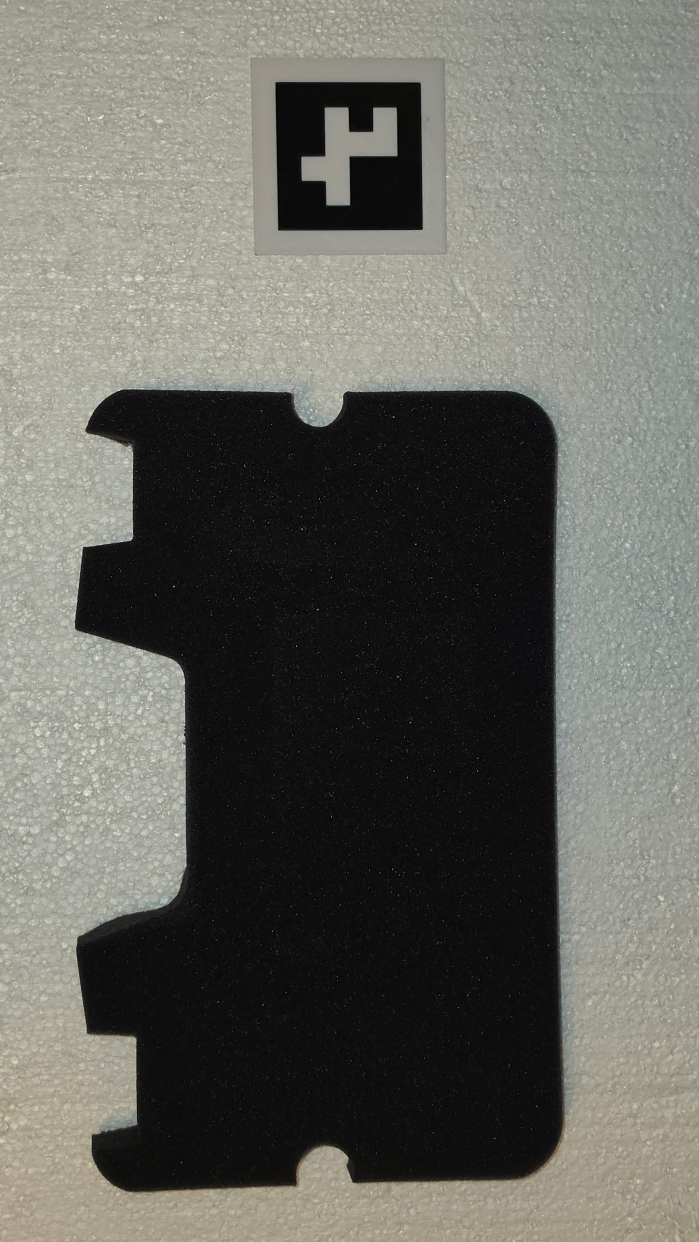
#> input picture 20261025_184410.jpg, 2096 x 3726 px (shown at 1/3 size)
$ python photo_to_outline.py ../20261025_184410.jpg
#> lines starting #> are read from the running program, lines starting #| are printed output that depends on the picture; after the words box and inside, x2 and y2 are one past the last pixel; in counts of white or black regions, pixels touching at a corner belong together; long printed decimals are rounded
#!/usr/bin/env python3
"""Photo -> scaled, straightened, simplified outline (DXF + SVG, mm).

Scale comes from a reference of known size lying flat next to the object:
  'aruco'        a printed ArUco marker (see make_aruco_marker.py). Found automatically, no box needed,
                 and it can also straighten perspective (ARUCO_RECTIFY).
  'half_banana'  100 x 40 mm rectangle
  'credit_card'  85.6 x 53.98 mm (ISO ID-1)
  'dollar_bill'  155.96 x 66.29 mm (US note, 6.14 x 2.61 in)
  'ruler'        two tick marks a known distance apart (see TICK_* below)
  (long_mm, short_mm)  any other rectangle, e.g. REF = (210.0, 148.5)

Usage (marker photo, black square measured at 60.2 mm):
  python photo_to_outline.py my_photo.jpg --aruco-size 60.2
Every SETTINGS value below is a default that a command-line flag overrides; run with -h for the list.
Requires: opencv-python (4.7+ or 5.x, with the aruco module), numpy, scipy, shapely, ezdxf
"""
import os, argparse
import numpy as np, cv2, ezdxf
from scipy.ndimage import binary_fill_holes
from shapely.geometry import Polygon, box
from shapely.ops import unary_union
from shapely import affinity

# ---------------- SETTINGS ----------------
SRC    = 'photo.jpg'
OUTDIR = './out/'
NAME   = 'object'

# --- Scale reference -------------------------------------------------------
REF        = 'aruco'                # 'aruco' | 'half_banana' | 'credit_card' | 'dollar_bill' | 'ruler' | (long_mm, short_mm)

# REF = 'aruco'
ARUCO_DICT      = 'DICT_4X4_50'     # must match the marker you printed
ARUCO_ID        = None              # None = use the largest marker found; or an int to pick one
ARUCO_SIZE_MM   = 60.0              # side of the OUTER BLACK square, measured with calipers after printing
ARUCO_RECTIFY   = True              # straighten perspective so the marker's plane is true top-down

# REF = a rectangle (half_banana / credit_card / dollar_bill / (long, short))
REF_BOX    = None                   # x0, y0, x1, y1 in ORIGINAL pixels around a rectangle reference (not needed for aruco)
REF_DARKER = True                   # True: reference is darker than the background; False: lighter

# REF = 'ruler': x pixels of two ticks TICK_INCHES apart
TICK_A_PX, TICK_B_PX, TICK_INCHES = 180, 1742, 8.0

# --- Segmentation of the object -------------------------------------------
DARK_THRESH = None                  # gray below this = object (dark object, light background). None = automatic (Otsu)
KEEP_BOX    = None                  # x0, y0, x1, y1: only look here. None = whole photo
PAPER_PATCH = None                  # x0, y0, x1, y1 of clean background, for light/shiny parts. None = auto
LIGHT_PARTS_BOX = None              # x0, y0, x1, y1 around light/shiny parts the dark threshold misses (e.g. a metal connector)
LIGHT_DIFF  = 28                    # brightness difference from background that counts as object in that box

# --- Cleanup / output -----------------------------------------------------
SIMPLIFY_MM       = 0.4             # polyline simplification tolerance
CLEARANCE_MM      = 0.4             # per-side print clearance for the nest version
FLATTEN_TOP       = False           # replace a narrow protrusion at the top (e.g. connector) with a rectangle
BODY_MIN_WIDTH_MM = 60              # a slice wider than this counts as body, not the protrusion
# ------------------------------------------

PRESETS = {
    'half_banana': (100.0, 40.0),
    'credit_card': (85.60, 53.98),
    'dollar_bill': (155.96, 66.29),
}

def _box(t):
    return tuple(int(float(v)) for v in t.split(','))

ap = argparse.ArgumentParser(description='Photo -> scaled, straightened, simplified outline (DXF + SVG, mm)')
ap.add_argument('photo', nargs='?', default=SRC, help='input photo')
ap.add_argument('--name', default=None, help='output file prefix (default: the photo file name)')
ap.add_argument('--out', default=OUTDIR, help='output folder')
ap.add_argument('--ref', default=None, help='aruco | half_banana | credit_card | dollar_bill | ruler | LONGxSHORT in mm, e.g. 100x40')
ap.add_argument('--aruco-size', type=float, default=ARUCO_SIZE_MM, help='measured side of the black marker square, mm')
ap.add_argument('--aruco-id', type=int, default=ARUCO_ID, help='marker id to use (default: largest found)')
ap.add_argument('--no-rectify', action='store_true', help='do not straighten perspective using the marker')
ap.add_argument('--ref-box', type=_box, default=REF_BOX, help='x0,y0,x1,y1 around a rectangle reference')
ap.add_argument('--ref-lighter', action='store_true', help='a rectangle reference is lighter than its background')
ap.add_argument('--keep-box', type=_box, default=KEEP_BOX, help='x0,y0,x1,y1: only look for the object here')
ap.add_argument('--dark-thresh', type=int, default=DARK_THRESH, help='gray level below which a pixel is object (default: auto)')
ap.add_argument('--light-box', type=_box, default=LIGHT_PARTS_BOX, help='x0,y0,x1,y1 around light/shiny parts')
ap.add_argument('--paper-patch', type=_box, default=PAPER_PATCH, help='x0,y0,x1,y1 of clean background (with --light-box)')
ap.add_argument('--clearance', type=float, default=CLEARANCE_MM, help='print clearance per side, mm')
ap.add_argument('--simplify', type=float, default=SIMPLIFY_MM, help='simplification tolerance, mm')
ap.add_argument('--flatten-top', action='store_true', help='replace a narrow protrusion at the top with a rectangle')
args = ap.parse_args()

SRC = args.photo
NAME = args.name or os.path.splitext(os.path.basename(SRC))[0]
OUTDIR = args.out if args.out.endswith(('/', '\\')) else args.out + os.sep
if args.ref:
    r = args.ref.lower()
    REF = tuple(float(v) for v in r.split('x')) if 'x' in r and r[0].isdigit() else r
ARUCO_SIZE_MM, ARUCO_ID = args.aruco_size, args.aruco_id
ARUCO_RECTIFY = ARUCO_RECTIFY and not args.no_rectify
REF_BOX, REF_DARKER = args.ref_box, REF_DARKER and not args.ref_lighter
KEEP_BOX, DARK_THRESH = args.keep_box, args.dark_thresh
LIGHT_PARTS_BOX, PAPER_PATCH = args.light_box, args.paper_patch
CLEARANCE_MM, SIMPLIFY_MM = args.clearance, args.simplify
FLATTEN_TOP = FLATTEN_TOP or args.flatten_top

os.makedirs(OUTDIR, exist_ok=True)
im = cv2.imread(SRC)
#> im is the input picture: shape (3726, 2096, 3); mean B, G, R 95.9, 102.5, 102.6
if im is None:
    raise SystemExit('cannot read ' + SRC)
g = cv2.cvtColor(im, cv2.COLOR_BGR2GRAY)
ov = im.copy()
ref_poly = None          # polygon (pixels) covering the reference, masked out of the object


def side_lengths(c):
    return np.array([np.linalg.norm(c[(i + 1) % 4] - c[i]) for i in range(4)])


def find_aruco():
    """Detect the marker in the current grayscale image; return (id, 4x2 float32 corners, clockwise from its top-left)."""
    dic = cv2.aruco.getPredefinedDictionary(getattr(cv2.aruco, ARUCO_DICT))
    params = cv2.aruco.DetectorParameters()
    params.cornerRefinementMethod = cv2.aruco.CORNER_REFINE_SUBPIX   # sub-pixel corners: matters for scale and rectify
    corners, ids, _ = cv2.aruco.ArucoDetector(dic, params).detectMarkers(g)
#> corners = ([[1259.6, 247.3], [1266.9, 688.5], [835.7, 691.6], [826.4, 247.8]],); ids = [7]
    if ids is None or len(ids) == 0:
        raise SystemExit('no ArUco marker found. Is ARUCO_DICT right ("%s")? Is the marker sharp, '
                         'fully in frame, and surrounded by a white border?' % ARUCO_DICT)
    found = [(int(i), c.reshape(4, 2).astype(np.float32)) for i, c in zip(ids.ravel(), corners)]
#> found = [(7, [[1259.6, 247.3], [1266.9, 688.5], [835.7, 691.6], [826.4, 247.8]])]
    print('ArUco ids found:', [f[0] for f in found])
#| ArUco ids found: [7]
    if ARUCO_ID is not None:
        found = [f for f in found if f[0] == ARUCO_ID]
        if not found:
            raise SystemExit('marker id %d not found' % ARUCO_ID)
    return max(found, key=lambda f: cv2.contourArea(f[1]))


# [19 lines left out: function measure_reference, not called in this run]


# ---- scale ----
if REF == 'ruler':
    px_per_mm = (TICK_B_PX - TICK_A_PX) / TICK_INCHES / 25.4
    print('scale from ruler: %.4f px/mm' % px_per_mm)

elif REF == 'aruco':
    mid, mc = find_aruco()
#> mid = 7; mc = [[1259.6, 247.3], [1266.9, 688.5], [835.7, 691.6], [826.4, 247.8]]
    s = side_lengths(mc)
#> s = [441.3, 431.3, 443.9, 433.2]
    spread = (s.max() - s.min()) / s.mean() * 100
#> spread = 2.89
    print('marker id %d: sides %s px, spread %.1f%%' % (mid, np.round(s, 1).tolist(), spread))
#| marker id 7: sides [441.300, 431.300, 443.900, 433.200] px, spread 2.9%
    if ARUCO_RECTIFY:
        # map the 4 corners to a perfect square (same centre, same orientation, same mean size),
        # which removes perspective for everything lying in the marker's plane
        ctr, side = mc.mean(axis=0), s.mean()
#> ctr = [1047.1, 468.8]; side = 437.4
        v = (mc[1] - mc[0]) + (mc[2] - mc[3])
#> v = [16.54, 885.1]
        a = np.arctan2(v[1], v[0])
#> a = 1.55
        R = np.array([[np.cos(a), -np.sin(a)], [np.sin(a), np.cos(a)]])
#> R = [[0.0187, -1], [1, 0.0187]]
        h = side / 2
#> h = 218.7
        tgt = (ctr + np.array([[-h, -h], [h, -h], [h, h], [-h, h]]) @ R.T).astype(np.float32)
#> tgt = [[1261.7, 246], [1269.9, 683.4], [832.6, 691.5], [824.4, 254.2]]
        Hm = cv2.getPerspectiveTransform(mc, tgt)
#> Hm = [[0.98, -0.0103, 6.43], [-0.0207, 0.966, 28.61], [-1.31e-05, -9.43e-06, 1]]
        im = cv2.warpPerspective(im, Hm, (im.shape[1], im.shape[0]), flags=cv2.INTER_LINEAR,
                                 borderMode=cv2.BORDER_REPLICATE)
        g = cv2.cvtColor(im, cv2.COLOR_BGR2GRAY)
        ov = im.copy()
        cv2.imwrite(OUTDIR + NAME + '_rectified.jpg', im)
        mid, mc = find_aruco()                       # re-measure on the straightened image
#| ArUco ids found: [7]
#> mc = [[1261.7, 246], [1270, 683.3], [832.6, 691.6], [824.4, 254.3]]
        s = side_lengths(mc)
#> s = [437.4, 437.5, 437.3, 437.4]
        spread2 = (s.max() - s.min()) / s.mean() * 100
#> spread2 = 0.0422
        print('after rectify: sides spread %.2f%% (was %.1f%%)' % (spread2, spread))
#| after rectify: sides spread 0.04% (was 2.9%)
        if spread2 > 0.5:
            print('WARNING: marker still not square after rectify (%.2f%%) - marker may be curled or blurry.' % spread2)
    elif spread > 2:
        print('WARNING: marker sides differ by %.1f%% - the photo has perspective. Set ARUCO_RECTIFY = True.' % spread)
    px_per_mm = s.mean() / ARUCO_SIZE_MM
#> px_per_mm = 7.29
    print('scale from marker: %.4f px/mm (marker %.2f mm)' % (px_per_mm, ARUCO_SIZE_MM))
#| scale from marker: 7.2902 px/mm (marker 60.00 mm)
    cv2.polylines(ov, [mc.astype(np.int32).reshape(-1, 1, 2)], True, (255, 0, 0), 4)
    c0 = mc.mean(axis=0)
#> c0 = [1047.2, 468.8]
    ref_poly = (c0 + (mc - c0) * 1.8).astype(np.int32)   # marker plus its white quiet zone
#> ref_poly = [[1433, 67], [1448, 854], [660, 869], [646, 82]]

else:
    long_mm, short_mm = PRESETS[REF] if isinstance(REF, str) else REF
    s_long, s_short, lp, sp = measure_reference(long_mm, short_mm)
    px_per_mm = s_long                       # the long side has the smaller relative error
    diff = abs(s_long - s_short) / s_long * 100
    print('reference %.1f x %.1f px -> %.4f px/mm (long), %.4f px/mm (short), mismatch %.1f%%'
          % (lp, sp, s_long, s_short, diff))
    if diff > 2:
        print('WARNING: long and short sides disagree by >2 percent - the box may include a shadow or '
              'another object, or the reference is not a flat rectangle of the size you chose.')

# ---- segment the object ----
Hi, Wi = g.shape
x0, y0, x1, y1 = KEEP_BOX if KEEP_BOX else (0, 0, Wi, Hi)
valid = np.zeros_like(g, bool); valid[y0:y1, x0:x1] = True      # where to look...
excl = np.zeros_like(g, np.uint8)                               # ...except on the reference itself
if REF == 'aruco':
    cv2.fillConvexPoly(excl, ref_poly.reshape(-1, 1, 2), 1)
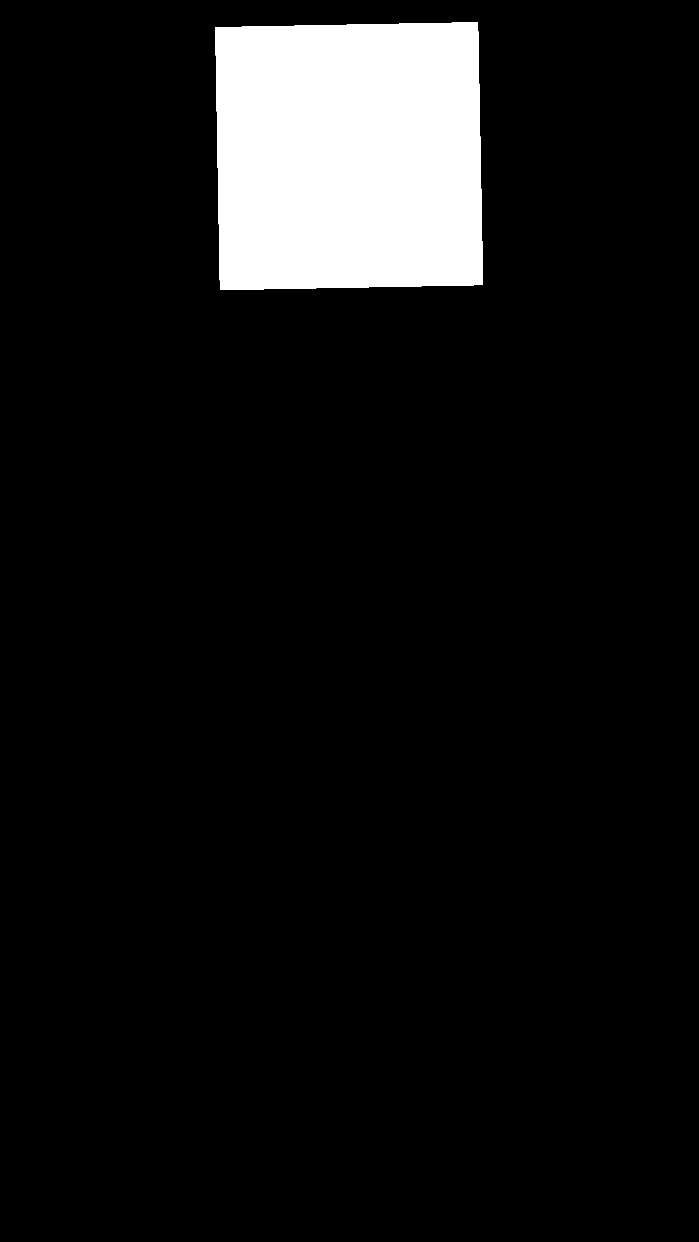
#> excl: shape (3726, 2096) (shown at 1/3 size); values 0 (black) and 1 (white), 8% white; 1 white region, box (x1, y1, x2, y2) and area: (646, 67, 1449, 870) 621556
elif REF != 'ruler':
    rx0, ry0, rx1, ry1 = REF_BOX; excl[ry0:ry1, rx0:rx1] = 1
valid &= (excl == 0)
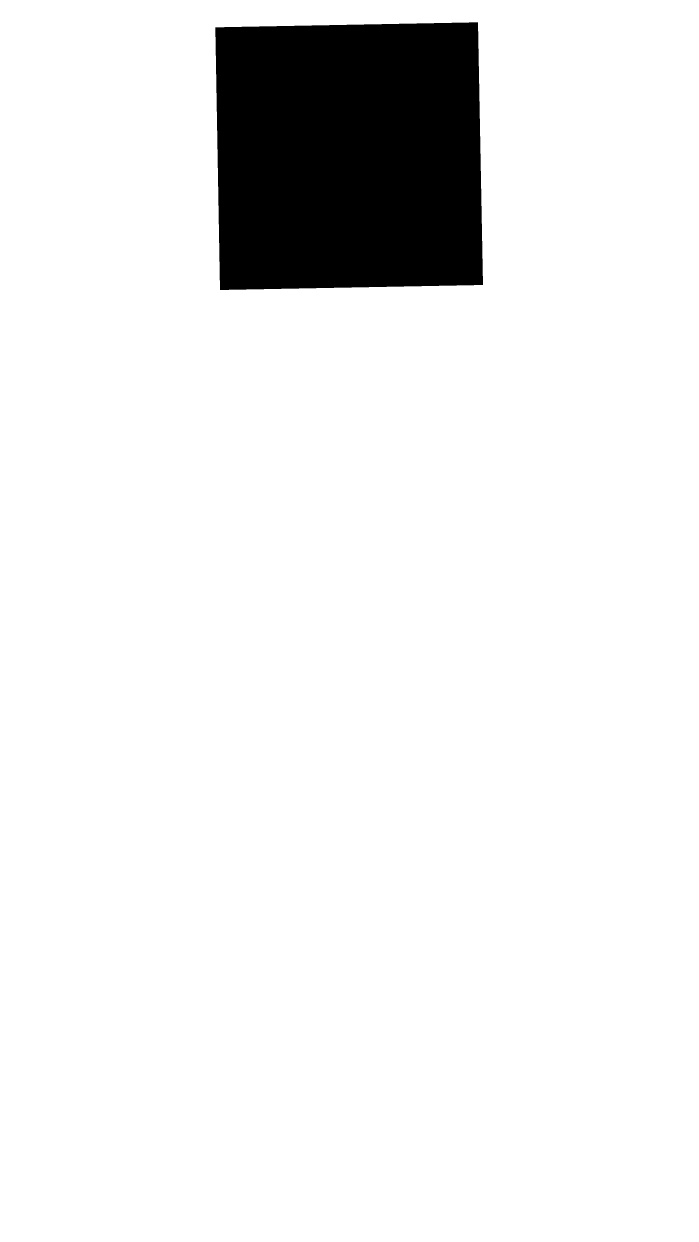
#> valid: shape (3726, 2096) bool (shown at 1/3 size); 92% white; 1 black region, box (x1, y1, x2, y2) and area: (646, 67, 1449, 870) 621556


def otsu(values):
    p = np.bincount(values, minlength=256).astype(float); p /= p.sum()
#> after `p = np.bincount(values, minlength=256).astype(float)`: p = 256 values, max 703304 at index 14, min 0 at index 0, mean 28078.7
#> after `p /= p.sum()`: p = 256 values, max 0.0978 at index 14, min 0 at index 0, mean 0.00391
    w = np.cumsum(p); mu = np.cumsum(p * np.arange(256))
#> after `w = np.cumsum(p)`: w = 256 values from 0 to 1
#> after `mu = np.cumsum(p * np.arange(256))`: mu = 256 values from 0 to 96.76
    with np.errstate(divide='ignore', invalid='ignore'):
        var = (mu[-1] * w - mu) ** 2 / (w * (1 - w))
    return int(np.nanargmax(var))


thresh = DARK_THRESH if DARK_THRESH is not None else otsu(cv2.GaussianBlur(g, (5, 5), 0)[valid])
#> thresh = 88
print('object threshold: gray < %d%s' % (thresh, '' if DARK_THRESH is not None else ' (automatic)'))
#| object threshold: gray < 88 (automatic)
m = ((g < thresh) & valid).astype(np.uint8)
if LIGHT_PARTS_BOX:
    if PAPER_PATCH:
        px0, py0, px1, py1 = PAPER_PATCH
        paper = np.median(g[py0:py1, px0:px1])
    else:
        paper = np.percentile(g[valid], 75)                     # background usually dominates the bright side
    lx0, ly0, lx1, ly1 = LIGHT_PARTS_BOX
    light = np.zeros_like(m)
    light[ly0:ly1, lx0:lx1] = (np.abs(g[ly0:ly1, lx0:lx1].astype(float) - paper) > LIGHT_DIFF)
    light = cv2.morphologyEx(light, cv2.MORPH_CLOSE, cv2.getStructuringElement(cv2.MORPH_RECT, (121, 9)))
    m = np.maximum(m, light * valid.astype(np.uint8))
E = cv2.getStructuringElement
m = cv2.morphologyEx(m, cv2.MORPH_CLOSE, E(cv2.MORPH_ELLIPSE, (25, 25)))
m = binary_fill_holes(m).astype(np.uint8)
m = cv2.morphologyEx(m, cv2.MORPH_OPEN, E(cv2.MORPH_ELLIPSE, (15, 15)))
n, lab, st, _ = cv2.connectedComponentsWithStats(m)
#> n = 2; st = [[0, 0, 2096, 3726, 4628622], [208, 1165, 1515, 2453, 3181074]]
areas = st[:, cv2.CC_STAT_AREA].copy(); areas[0] = 0
#> after `areas = st[:, cv2.CC_STAT_AREA].copy()`: areas = [4628622, 3181074]
touches_edge = (st[:, 0] == 0) | (st[:, 1] == 0) | (st[:, 0] + st[:, 2] >= Wi) | (st[:, 1] + st[:, 3] >= Hi)
#> touches_edge = [True, False]
cand = np.where(touches_edge, 0, areas)                         # a blob touching the photo edge is usually the backdrop
#> cand = [0, 3181074]
k = int(np.argmax(cand)) if cand.max() > 0 else int(np.argmax(areas))
#> k = 1
m = binary_fill_holes(lab == k).astype(np.uint8)

c = max(cv2.findContours(m, cv2.RETR_EXTERNAL, cv2.CHAIN_APPROX_NONE)[0], key=cv2.contourArea)
#> c = contour of 8475 points, box (x1, y1, x2, y2) (208, 1165, 1723, 3618), area 3176836
c = cv2.approxPolyDP(c, 0.25 * px_per_mm, True)[:, 0, :].astype(float)
#> c = 162 pairs, first value 208 to 1722, second value 1165 to 3617
cv2.polylines(ov, [c.astype(np.int32).reshape(-1, 1, 2)], True, (0, 255, 0), 3)
cv2.imwrite(OUTDIR + NAME + '_overlay.jpg', cv2.resize(ov, None, fx=0.5, fy=0.5))  # CHECK THIS: green = object, blue = reference
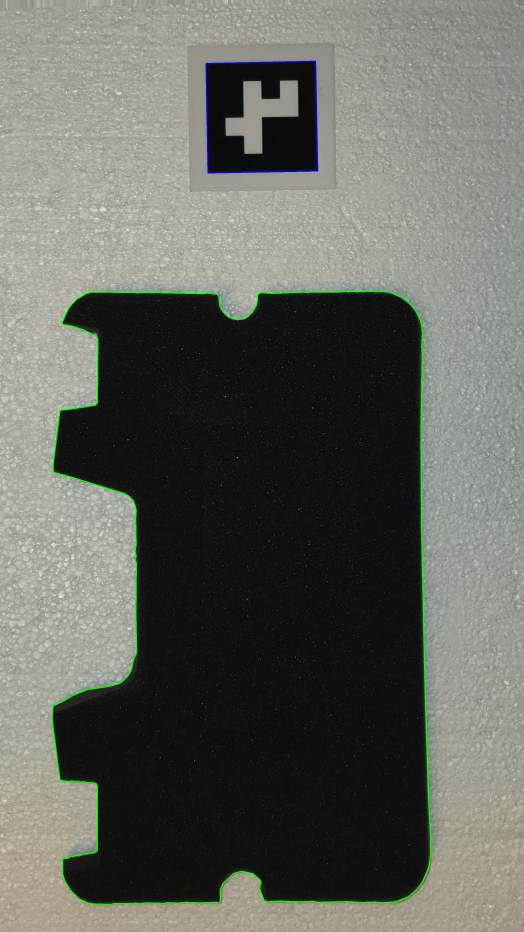
#> saved as 20261025_184410_overlay.jpg: shape (1863, 1048, 3) (shown at 1/2 size); mean B, G, R 93.2, 100.5, 99

pts = np.stack([c[:, 0], -c[:, 1]], 1) / px_per_mm          # mm, y up
#> pts = 162 pairs, first value 28.53 to 236.2, second value -496.1 to -159.8

# ---- straighten: dominant edge direction (4-fold circular mean over long edges) ----
P = np.vstack([pts, pts[:1]]); d = np.diff(P, axis=0); L = np.hypot(*d.T)
#> after `P = np.vstack([pts, pts[:1]])`: P = 163 pairs, first value 28.53 to 236.2, second value -496.1 to -159.8
#> after `d = np.diff(P, axis=0)`: d = 162 pairs, first value -31.82 to 30.18, second value -35.25 to 88.61
#> after `L = np.hypot(*d.T)`: L = 162 values, max 88.63 at index 152, min 0.566 at index 121, mean 7.41
th = np.arctan2(d[:, 1], d[:, 0]); w = np.where(L > 15, L, 0)
#> after `th = np.arctan2(d[:, 1], d[:, 0])`: th = 162 values, max 3.14 at index 10, min -3.1 at index 13, mean -0.432
#> after `w = np.where(L > 15, L, 0)`: w = 162 values, max 88.63 at index 152, min 0 at index 0, mean 3.7
tilt = np.degrees(np.arctan2((w * np.sin(4 * th)).sum(), (w * np.cos(4 * th)).sum()) / 4)
#> tilt = 0.0129
poly = affinity.rotate(Polygon(pts), -tilt, origin='centroid')
print('tilt removed: %.2f deg' % tilt)
#| tilt removed: 0.01 deg

if FLATTEN_TOP:
    minx, miny, maxx, maxy = poly.bounds
    def width(y):
        s = poly.intersection(box(minx - 1, y - .05, maxx + 1, y + .05))
        return 0 if s.is_empty else s.bounds[2] - s.bounds[0]
    body_top = max(y for y in np.linspace(miny, maxy, 2000) if width(y) > BODY_MIN_WIDTH_MM)
    cb = poly.intersection(box(minx - 1, body_top + 2, maxx + 1, maxy + 1)).bounds
    body = poly.intersection(box(minx - 1, miny - 1, maxx + 1, body_top))
    poly = unary_union([body, box(cb[0], body_top - .5, cb[2], maxy)])
poly = poly.simplify(SIMPLIFY_MM, preserve_topology=True)


def norm(p):
    a = np.array(p.exterior.coords)[:-1]
    return a - a.min(axis=0)


def write(a, name):
    W, H = a.max(axis=0)
    dpath = 'M ' + ' L '.join('%.3f,%.3f' % (x, H - y) for x, y in a) + ' Z'
    open(OUTDIR + name + '.svg', 'w').write(
        '<svg xmlns="http://www.w3.org/2000/svg" width="%.3fmm" height="%.3fmm" viewBox="0 0 %.3f %.3f">'
        '<path d="%s" fill="none" stroke="#000" stroke-width="0.2"/></svg>' % (W, H, W, H, dpath))
    doc = ezdxf.new('R2010'); doc.units = 4                      # 4 = millimetres
    doc.modelspace().add_lwpolyline([(float(x), float(y)) for x, y in a], close=True)
    doc.saveas(OUTDIR + name + '.dxf')
    print('%s: %.2f x %.2f mm, %d points' % (name, W, H, len(a)))


exact = norm(poly)
#> exact = 99 pairs, first value 0 to 207.7, second value 0 to 336.2
write(exact, NAME + '_exact')
#> in write, `W, H = a.max(axis=0)`: W = 207.7; H = 336.2
#| 20261025_184410_exact: 207.66 x 336.17 mm, 99 points
write(norm(Polygon(exact).buffer(CLEARANCE_MM, join_style=1, resolution=8).simplify(0.05)),
      NAME + '_clearance')
#| 20261025_184410_clearance: 208.46 x 336.97 mm, 110 points
